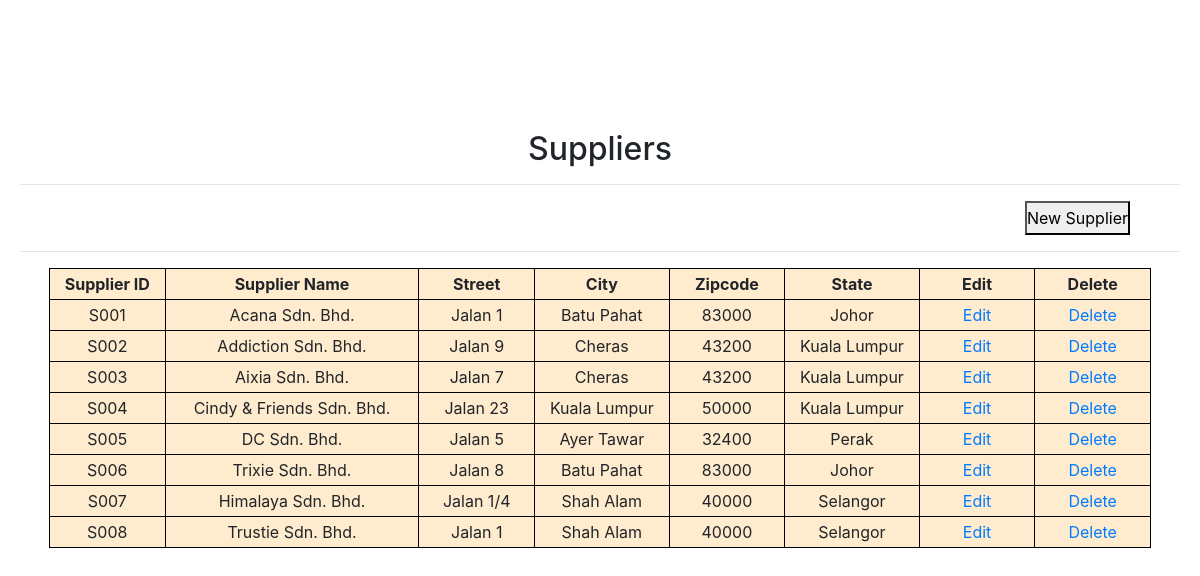
Screenshot of /manage-supplier.php with the database file from the repository.
### tables this page shows
CREATE TABLE IF NOT EXISTS `supplier` (
  `Supplier_ID` varchar(20) NOT NULL,
  `Supplier_Name` varchar(50) NOT NULL,
  `Street` varchar(40) NOT NULL,
  `City` varchar(20) NOT NULL,
  `Zipcode` varchar(5) NOT NULL,
  `State` varchar(30) NOT NULL,
  PRIMARY KEY (`Supplier_ID`)
);

### manage-supplier.php (the view, shortened to what this page needs)
<?php
include('conn.php');
?>
<!DOCTYPE html>
<html>
<head>
    <link href="css/bootstrap.min.css" rel="stylesheet">
    <link href="css/style.css" rel="stylesheet">
</head>
<body>
<div class="content-area">
    <h2>Suppliers</h2>
    <hr>
    <div class="new-supplier-container">
        <a href="#">
            <button class="add-new-supplier">New Supplier</button>
        </a>
    </div>
    <hr>
    <table class="viewSupplier">
        <tr>
            <th>Supplier ID</th>
            <th>Supplier Name</th>
            <th>Street</th>
            <th>City</th>
            <th>Zipcode</th>
            <th>State</th>
            <th>Edit</th>
            <th>Delete</th>
        </tr>
        <?php
            $sql = mysqli_query($con, "SELECT * FROM supplier");
            while($row = mysqli_fetch_array($sql)) {
                $Supplier_ID = $row["Supplier_ID"];
                $Supplier_Name = $row['Supplier_Name'];
                $Street = $row['Street'];
                $City = $row['City'];
                $Zipcode = $row['Zipcode'];
                $State = $row['State'];
        ?>
        <tr>
            <td><?php print $Supplier_ID ?></td>
            <td><?php print $Supplier_Name ?></td>
            <td><?php print $Street ?></td>
            <td><?php print $City ?></td>
            <td><?php print $Zipcode ?></td>
            <td><?php print $State ?></td>
            <td>
                <a href="#">
                    Edit
                </a>
            </td>
            <td>
                <a href="delete-supplier.php">
                    Delete
                </a>
            </td>
        </tr>
        <?php
                }
        ?>
    </table>
</div>
</body>
</html>

### css/style.css (style rules this page uses)
* { margin: 0; padding: 0; }
body { text-align: center; }
.content-area { position: relative; top: 110px; padding-top: 30px; padding: 20px; line-height: 30px; margin: 0; }

### manage-supplier.php (style rules this page uses)
.new-supplier-container { text-align: right; padding-right: 50px; }
.viewSupplier { width: 95%; margin: auto; border: 1px solid black; background-color: blanchedalmond; }
.viewSupplier td, .viewSupplier th { border: 1px solid black; min-width: 90px; }

### rows the page displays
supplier: Supplier_ID "S001", Supplier_Name "Acana Sdn. Bhd.", Street "Jalan 1", City "Batu Pahat", Zipcode "83000", State "Johor"
supplier: Supplier_ID "S002", Supplier_Name "Addiction Sdn. Bhd.", Street "Jalan 9", City "Cheras", Zipcode "43200", State "Kuala Lumpur"
supplier: Supplier_ID "S003", Supplier_Name "Aixia Sdn. Bhd.", Street "Jalan 7", City "Cheras", Zipcode "43200", State "Kuala Lumpur"
supplier: Supplier_ID "S004", Supplier_Name "Cindy & Friends Sdn. Bhd.", Street "Jalan 23", City "Kuala Lumpur", Zipcode "50000", State "Kuala Lumpur"
supplier: Supplier_ID "S005", Supplier_Name "DC Sdn. Bhd.", Street "Jalan 5", City "Ayer Tawar", Zipcode "32400", State "Perak"
supplier: Supplier_ID "S006", Supplier_Name "Trixie Sdn. Bhd.", Street "Jalan 8", City "Batu Pahat", Zipcode "83000", State "Johor"
supplier: Supplier_ID "S007", Supplier_Name "Himalaya Sdn. Bhd.", Street "Jalan 1/4", City "Shah Alam", Zipcode "40000", State "Selangor"
supplier: Supplier_ID "S008", Supplier_Name "Trustie Sdn. Bhd.", Street "Jalan 1", City "Shah Alam", Zipcode "40000", State "Selangor"
